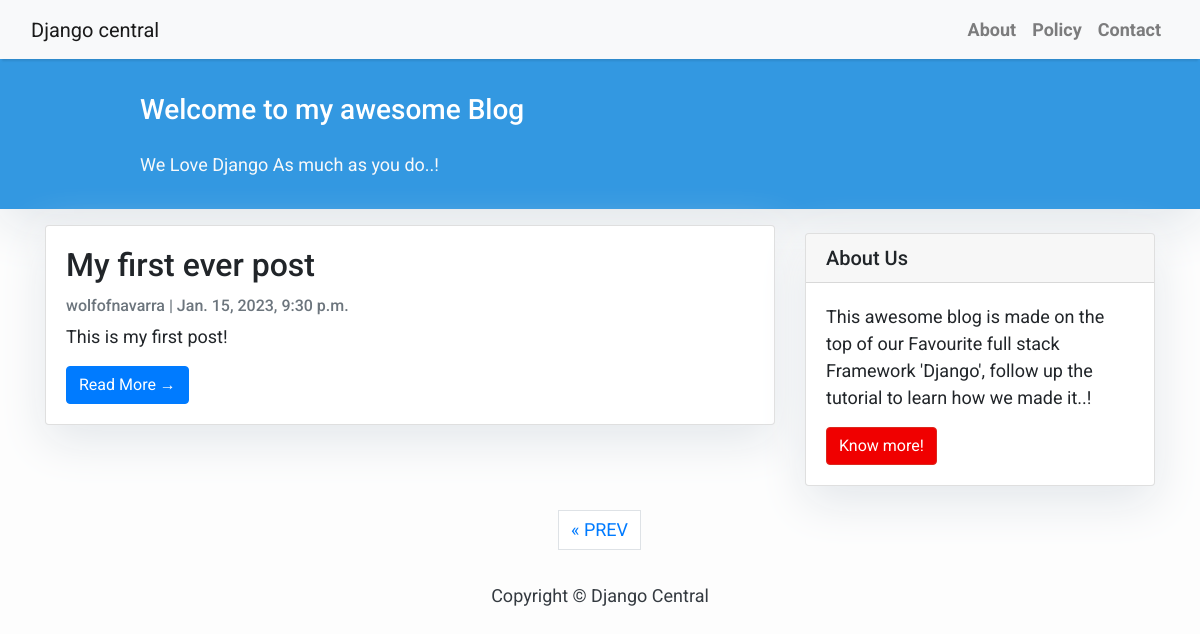
Screenshot of /?page=2 with the database file from the repository.
### blog/models.py (models this page shows, shortened)
class Post(models.Model):
    title = models.CharField(max_length=200, unique=True)
    slug = models.SlugField(max_length=200, unique=True)
    author = models.ForeignKey(User, on_delete= models.CASCADE,related_name='blog_posts')
    updated_on = models.DateTimeField(auto_now= True)
    content = models.TextField()
    created_on = models.DateTimeField(auto_now_add=True)
    status = models.IntegerField(choices=STATUS, default=0)
    class Meta:
        ordering = ['-created_on']

### blog/views.py (the view)
# urls.py: path('', views.PostList, name='home'),
def PostList(request):
    object_list = Post.objects.filter(status=1).order_by('-created_on')
    paginator = Paginator(object_list, 3) #replace paginate_by = 3
    page = request.GET.get('page')
    try:
        post_list = paginator.page(page)
    except PageNotAnInteger:
        post_list = paginator.page(1)
    except EmptyPage:
        post_list = paginator.page(paginator.num_pages)
    return render(request,
                  'index.html',
                  {'page': page,
                  'post_list': post_list})

### templates/index.html (shortened to what this page needs)
{% extends "base.html" %}
{% block content %}
<header class="masthead">
    <div class="container">
        <div class="row">
            <div class=" col-md-8 col-md-10 mx-auto">
                <div class="site-heading">
                    <h3 class=" site-heading my-4 mt-3 text-white"> Welcome to my awesome Blog </h3>
                    <p class="text-light">We Love Django As much as you do..! &nbsp
                    </p>
                </div>
            </div>
        </div>
    </div>
</header>
<div class="container">
    <div class="row">
        <div class="col-md-8 mt-3 left">
            {% for post in post_list %}
            <div class="card mb-4">
                <div class="card-body">
                    <h2 class="card-title">{{ post.title }}</h2>
                    <p class="card-text text-muted h6">{{ post.author }} | {{ post.created_on}} </p>
                    <p class="card-text">{{post.content|slice:":200" }}</p>
                    <a href="{% url 'post_detail' post.slug  %}" class="btn btn-primary">Read More &rarr;</a>
                </div>
            </div>
            {% endfor %}
        </div>
        {% block sidebar %} {% include 'sidebar.html' %} {% endblock sidebar %}
    </div>
</div>
{% if post_list.has_other_pages %}
  <ul class="pagination justify-content-center">
    {% if post_list.has_previous %}
    <li><a href="?page={{ post_list.previous_page_number }}" class="page-link">&laquo; PREV </a></li>
    {% endif %}
  </ul>
{% endif %}
{%endblock%}

### templates/base.html (style rules this page uses)
body { font-family: "Roboto", sans-serif; font-size: 17px; background-color: #fdfdfd; }
.masthead { background: #3398E1; height: auto; padding-bottom: 15px; box-shadow: 0 16px 48px #E3E7EB; padding-top: 10px; }

### templates/index.html (style rules this page uses)
body { font-family: "Roboto", sans-serif; font-size: 18px; background-color: #fdfdfd; }
.card { box-shadow: 0 16px 48px #E3E7EB; }

### templates/sidebar.html (style rules this page uses)
.card { box-shadow: 0 16px 48px #E3E7EB; }

### rows the page displays
Post: title "My first ever post", author "wolfofnavarra", created_on "Jan. 15, 2023, 9:30 p.m.", content "This is my first post!"
